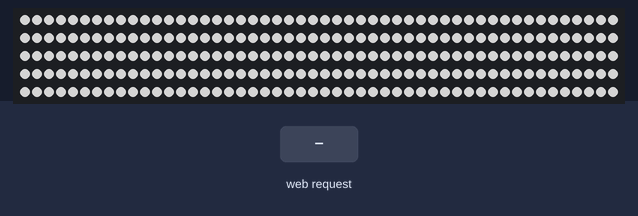
The sketch below on a simulated ESP8266 (Wemos D1 mini). Parts: 250 RGB LEDs in strip order, left to right, continuing on the next row. The inputs (shaded band) are chosen by the test bench. Dim RGB values are drawn brighter than linear; WiFi joins after 1.5 s; servers stay silent unless stated; EEPROM starts erased; what the sketch prints to the serial monitor is not drawn.

Above: at 2.7 s.
2.8 s: HTTP request GET /setup?brightness=0 received
At 4.0 s:
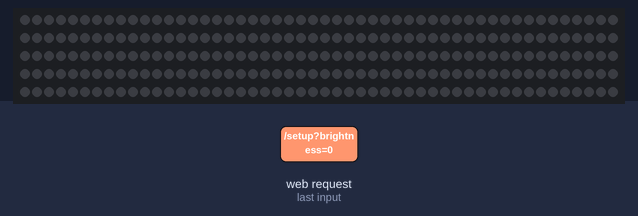
4.3 s: HTTP request GET /setup?brightness=1 received
At 5.4 s:
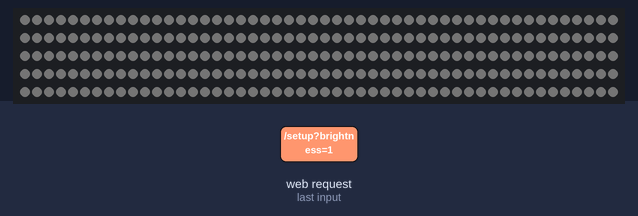
Timing chart, 0 to 7.3 s (numbered marks = the images above; inputs shaded):
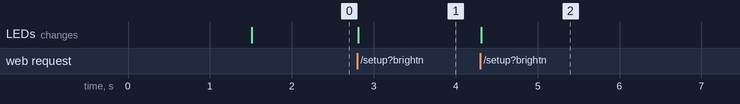

Measured:
- after the input at 2.8 s, the LEDs: change at once (image 1)
- after the input at 4.3 s, the LEDs: change at once (image 2)

The sketch:

wemosD1ARGBController.ino
```cpp
#include <FastLED.h>
#include <ESP8266WiFi.h>
#include <ESP8266WebServer.h>
#include <EEPROM.h>

// Constants
#define LED_PIN     D4
#define NUM_LEDS    250
#define LED_TYPE    WS2812B
#define COLOR_ORDER GRB

CRGB leds[NUM_LEDS];

// Wifi Data
const char* ssid = "";
const char* password = "";

ESP8266WebServer server(80);

struct Config {
  uint8_t brightness;
  uint8_t r;
  uint8_t g;
  uint8_t b;
  uint8_t magic;
};

Config config;

void setup() {
  Serial.begin(115200);

  EEPROM.begin(sizeof(Config));
  EEPROM.get(0, config);

  if (config.magic != 0xAA) {
    config = {128, 255, 255, 255, 0xAA};
  }

  WiFi.begin(ssid, password);
  while (WiFi.status() != WL_CONNECTED) {
    delay(500);
    Serial.print(".");
  }
  Serial.println("\nIP: " + WiFi.localIP().toString());

  FastLED.addLeds<LED_TYPE, LED_PIN, COLOR_ORDER>(leds, NUM_LEDS).setCorrection(TypicalLEDStrip);
  FastLED.setBrightness(config.brightness);
  fill_solid(leds, NUM_LEDS, CRGB(config.r, config.g, config.b));
  FastLED.show();

  server.on("/stats", HTTP_GET, handleRoot);
  server.on("/setup", HTTP_GET, handleSetup);
  server.begin();
}

void loop() {
  server.handleClient();
}

void applyAndSave() {
  bool changed = false;

  if (FastLED.getBrightness() != config.brightness) changed = true;
  if (leds[0].r != config.r || leds[0].g != config.g || leds[0].b != config.b) changed = true;

  if (changed) {
    FastLED.setBrightness(config.brightness);
    fill_solid(leds, NUM_LEDS, CRGB(config.r, config.g, config.b));
    FastLED.show();

    EEPROM.put(0, config);
    EEPROM.commit();
  }
}

void handleRoot() {
  char buf[256];
  snprintf(buf, sizeof(buf),
    "{\"leds\":{\"count\":%d,\"brightness\":%d,\"color\":{\"r\":%d,\"g\":%d,\"b\":%d}}}",
    NUM_LEDS, config.brightness, config.r, config.g, config.b);
  server.send(200, "application/json", buf);
}

void handleSetup() {
  if (server.hasArg("brightness")) {
    config.brightness = constrain(server.arg("brightness").toInt(), 0, 255);
  }

  if (server.hasArg("r") && server.hasArg("g") && server.hasArg("b")) {
    config.r = constrain(server.arg("r").toInt(), 0, 255);
    config.g = constrain(server.arg("g").toInt(), 0, 255);
    config.b = constrain(server.arg("b").toInt(), 0, 255);
  }

  applyAndSave();

  char buf[128];
  snprintf(buf, sizeof(buf), "{\"status\":\"ok\",\"brightness\":%d}", config.brightness);
  server.send(200, "application/json", buf);
}
```
